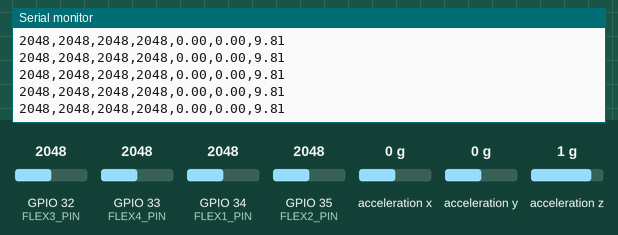
This sketch was run on a simulated ESP32. Shown: the last lines printed to the serial monitor. Wiring (inferred from the names in the program): MPU-6050 motion sensor at I2C address 0x68. The test bench sets the inputs (shaded band); at power-on: acceleration x 0 g, GPIO 32 (FLEX3_PIN) = 2048, GPIO 33 (FLEX4_PIN) = 2048, GPIO 34 (FLEX1_PIN) = 2048, GPIO 35 (FLEX2_PIN) = 2048, acceleration y 0 g, acceleration z 1 g.

Above: at 2.2 s.
2.3 s: acceleration x set to -1.4 g
At 2.57 s:
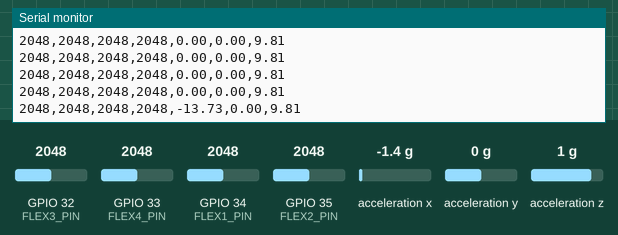
3.8 s: GPIO 32 (FLEX3_PIN) set to 2866
At 3.99 s:
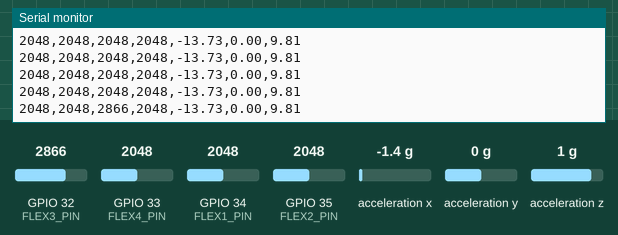
5.3 s: GPIO 33 (FLEX4_PIN) set to 2866
At 5.4 s:
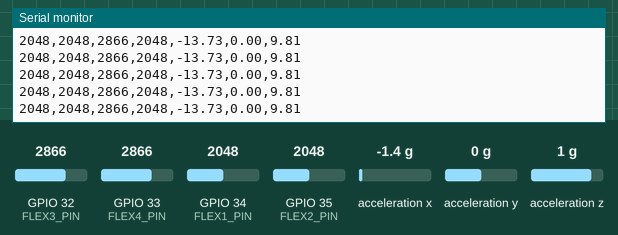
6.8 s: GPIO 34 (FLEX1_PIN) set to 2866
At 6.82 s:
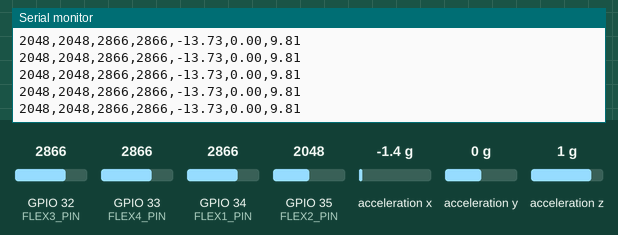
8.3 s: GPIO 35 (FLEX2_PIN) set to 2866
At 8.43 s:
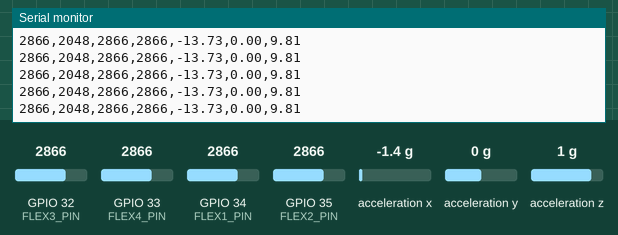
9.8 s: acceleration y set to -1.4 g
At 9.85 s:
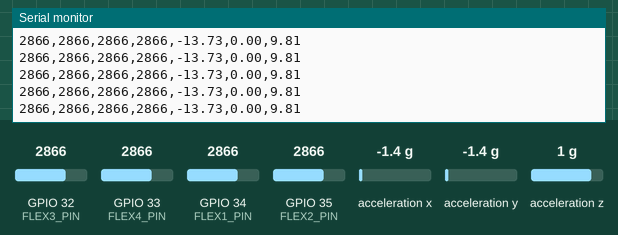

Measured:
- after the input at 2.3 s, the serial monitor: prints a new line after 0.12 s (image 1)
- after the input at 3.8 s, the serial monitor: prints a new line at once (image 2)

The sketch:

smart_glove_sensors.ino
```cpp
#include <Wire.h>

// ---------- FLEX ----------
#define FLEX1_PIN 34
#define FLEX2_PIN 35
#define FLEX3_PIN 32
#define FLEX4_PIN 33

// ---------- MPU6050 ----------
#define SDA_PIN 21
#define SCL_PIN 22
#define MPU_ADDR 0x68

bool mpuConnected = false;

// ---------- CHECK MPU ----------
bool checkMPU() {
  Wire.beginTransmission(MPU_ADDR);
  return Wire.endTransmission() == 0;
}

// ---------- WAKE MPU ----------
void wakeMPU() {
  Wire.beginTransmission(MPU_ADDR);
  Wire.write(0x6B);
  Wire.write(0x00);
  Wire.endTransmission();
}

// ---------- READ MPU ----------
int16_t read16(byte reg) {

  Wire.beginTransmission(MPU_ADDR);
  Wire.write(reg);
  Wire.endTransmission(false);

  Wire.requestFrom(MPU_ADDR, (uint8_t)2);

  if (Wire.available() < 2)
    return 0;

  int16_t value = Wire.read() << 8;
  value |= Wire.read();

  return value;
}

void setup() {

  Serial.begin(115200);
  delay(1000);

  Wire.begin(SDA_PIN, SCL_PIN);
  Wire.setClock(100000);

  // Check MPU
  mpuConnected = checkMPU();

  if (mpuConnected) {
    wakeMPU();
    Serial.println("MPU6050 CONNECTED");
  }
  else {
    Serial.println("MPU6050 ERROR");
  }

  Serial.println("LIVE SENSOR DATA STARTED");
}

void loop() {

  // ---------- FLEX ----------
  int f1 = analogRead(FLEX1_PIN);
  int f2 = analogRead(FLEX2_PIN);
  int f3 = analogRead(FLEX3_PIN);
  int f4 = analogRead(FLEX4_PIN);

  // ---------- ACCELEROMETER ----------
  float ax = 0;
  float ay = 0;
  float az = 0;

  if (mpuConnected) {

    int16_t rawX = read16(0x3B);
    int16_t rawY = read16(0x3D);
    int16_t rawZ = read16(0x3F);

    ax = (rawX / 16384.0) * 9.81;
    ay = (rawY / 16384.0) * 9.81;
    az = (rawZ / 16384.0) * 9.81;
  }

  // ---------- SEND EXACTLY 7 FEATURES ----------
  Serial.print(f1);
  Serial.print(",");

  Serial.print(f2);
  Serial.print(",");

  Serial.print(f3);
  Serial.print(",");

  Serial.print(f4);
  Serial.print(",");

  Serial.print(ax, 2);
  Serial.print(",");

  Serial.print(ay, 2);
  Serial.print(",");

  Serial.println(az, 2);

  delay(200);
}
```
